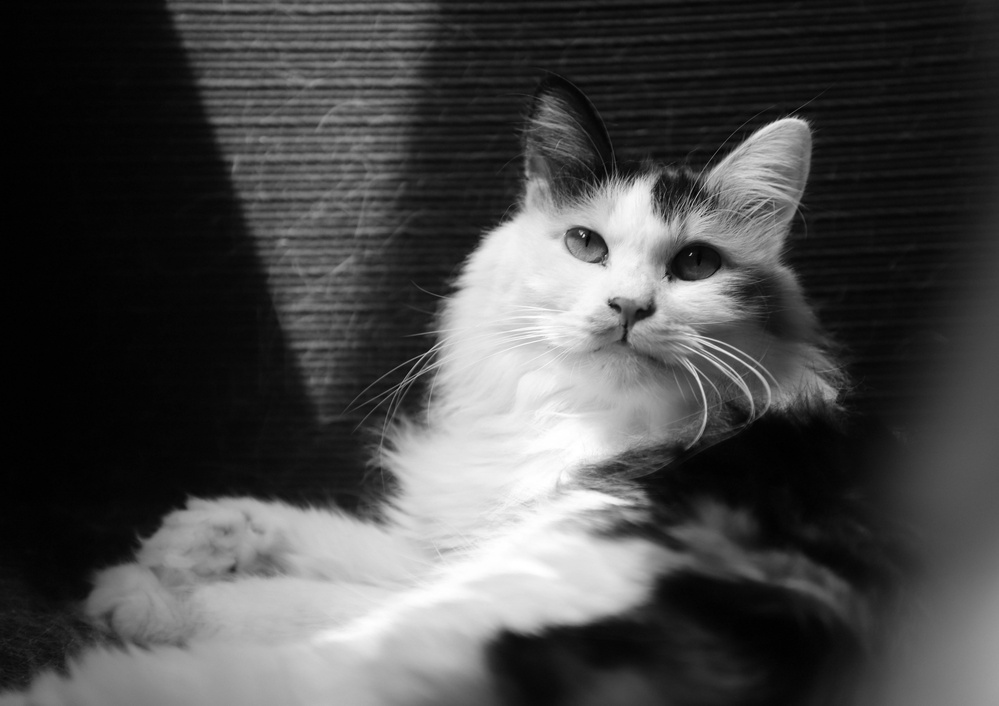
#> input picture imagenes/gr_prof_color/gato2.jpeg, 999 x 706 px, shrunk from 5535 x 3911 before the run, found by its file name
$ jupyter execute --allow-errors primero.ipynb
#> lines starting #> are read from the running program, lines starting #| are printed output that depends on the picture
CAPTURA DE UNA IMAGEN DEL PC

[cell 1]
import cv2 # opencv
import numpy as np
import matplotlib.pyplot as plt
#cargar una imagen

imagen =cv2.imread('imagenes\gr_prof_color\gato2.jpeg')
#> imagen is the input picture: shape (706, 999, 3); min 0, max 255, mean 73.5
imgrgb = cv2.cvtColor(imagen, cv2.COLOR_BGR2RGB)

plt.title('primera imagen')
plt.imshow(imgrgb)
plt.show()

[cell 2]
import cv2
import matplotlib.pyplot as plt
plt.rcParams['figure.figsize']=[8,5]
img=cv2.imread('imagenes\gr_prof_color\gato2.jpeg')
plt.imshow(img)
plt.show()
print('Tamaño de imagen y canales:',img.shape)
#| Tamaño de imagen y canales: (706, 999, 3)

[cell 3]
import cv2
import matplotlib.pyplot as plt
plt.rcParams['figure.figsize']=[10,5]
img=cv2.imread('imagenes\gr_prof_color\gato2.jpeg',cv2.IMREAD_COLOR)
plt.subplot(141)
plt.title('imagen Original')
plt.imshow(cv2.cvtColor(img,cv2.COLOR_BGR2RGB))
plt.subplot(142)
plt.imshow(img[:,:,0],cmap='gray')
plt.title('canal Rojo')
plt.subplot(143)
plt.imshow(img[:,:,1],cmap='gray')
plt.title('canal Verde')
plt.subplot(144)
plt.imshow(img[:,:,2],cmap='gray')
plt.title('canal Azul')

plt.show()

Canales y colores Reales

[cell 4]
import cv2
import matplotlib.pyplot as plt
import numpy as np

plt.rcParams['figure.figsize']=[10,5]
img=cv2.imread('imagenes\gr_prof_color\gato2.jpeg',cv2.IMREAD_COLOR)
img_rgb=cv2.cvtColor(img,cv2.COLOR_BGR2RGB)
r=img[:,:,2]
g=img[:,:,1]
b=img[:,:,0]
r_imgen=np.zeros_like(img_rgb)
r_imgen[:,:,0]=r
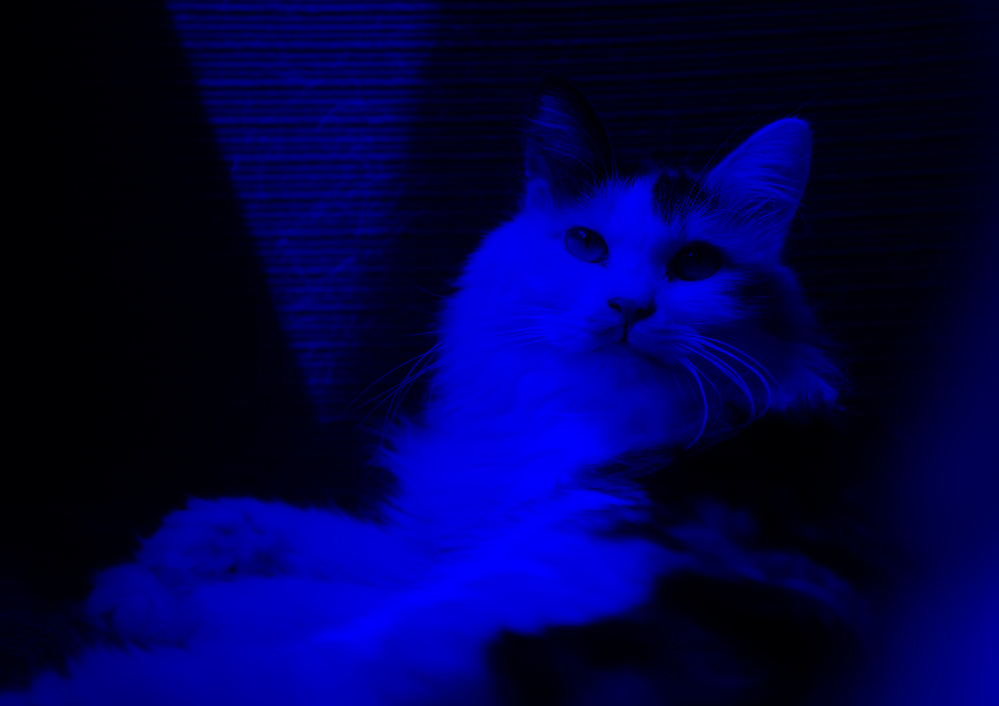
#> r_imgen: shape (706, 999, 3); mean of channels 0, 1, 2 73.5, 0, 0; drawn as B, G, R
g_imgen=np.zeros_like(img_rgb)
g_imgen[:,:,1]=g
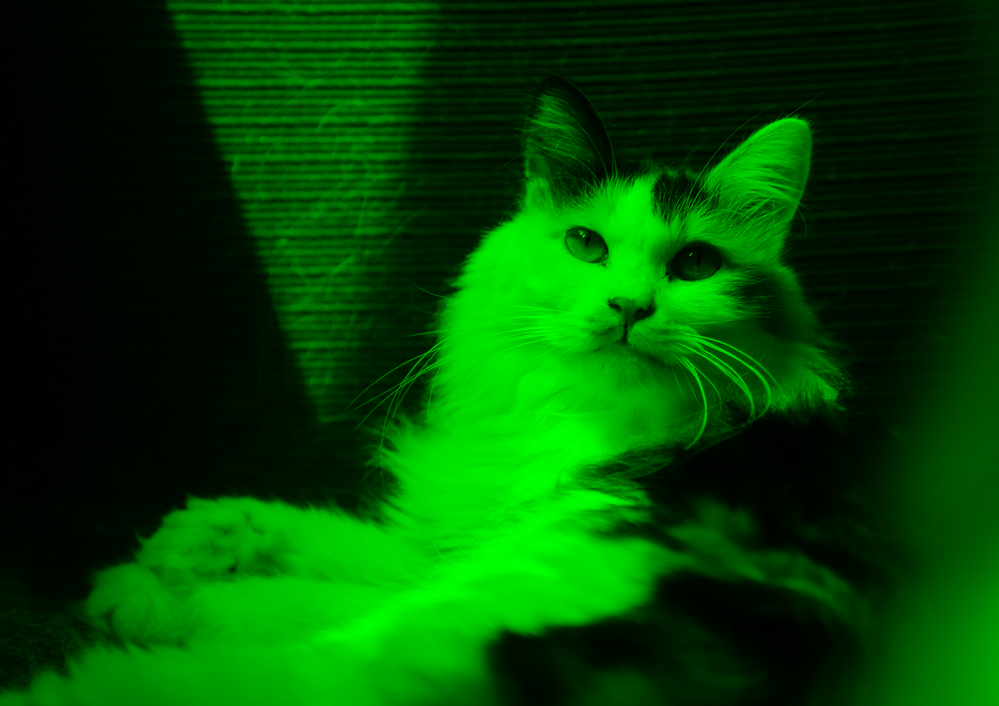
#> g_imgen: shape (706, 999, 3); mean of channels 0, 1, 2 0, 73.5, 0; drawn as B, G, R
b_imgen=np.zeros_like(img_rgb)
b_imgen[:,:,2]=b
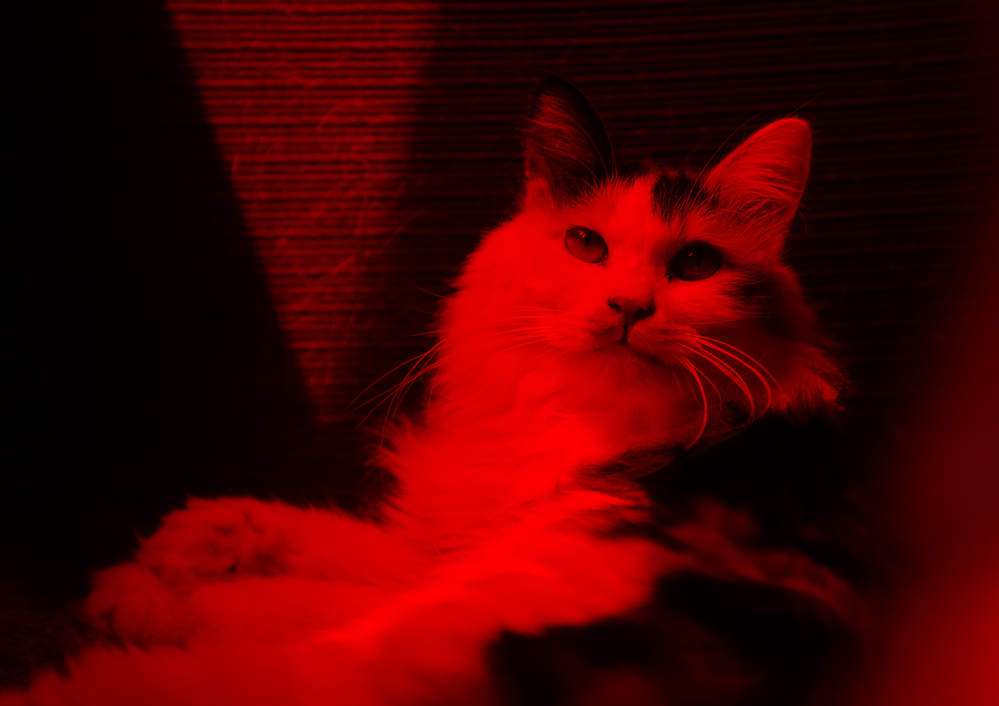
#> b_imgen: shape (706, 999, 3); mean of channels 0, 1, 2 0, 0, 73.5; drawn as B, G, R

plt.subplot(141)
plt.title('Original')
plt.imshow(img_rgb)
plt.axis('off')

plt.subplot(142)
plt.title('CAnal rojo')
plt.imshow(r_imgen)
plt.axis('off')

plt.subplot(143)
plt.title('CAnal Verde')
plt.imshow(g_imgen)
plt.axis('off')

plt.subplot(144)
plt.title('CAnal Azul')
plt.imshow(b_imgen)
plt.axis('off')

plt.show()

Colores Falsos

[cell 5]
import cv2
import matplotlib.pyplot as plt

plt.rcParams['figure.figsize']=[10,5]
img=cv2.imread('imagenes\gr_prof_color\gato2.jpeg',cv2.IMREAD_COLOR)
b,g,r=cv2.split(img)

plt.subplot(141)
plt.title('Original')
plt.imshow(cv2.cvtColor(img,cv2.COLOR_BGR2RGB))
plt.axis('off')

plt.subplot(142)
plt.title('CANAL ROJO')
plt.imshow(r,cmap='Reds')
plt.axis('off')

plt.subplot(143)
plt.title('CANAL VERDE')
plt.imshow(g,cmap='Greens')
plt.axis('off')

plt.subplot(144)
plt.title('CANAL AZUL')
plt.imshow(b,cmap='Blues')
plt.axis('off')
plt.show()

Otro uso de Matpltlib

[cell 6]
import cv2
import matplotlib.pyplot as plt
import numpy as np

img_bgr=cv2.imread('imagenes\gr_prof_color\gato2.jpeg')
img_rgb=cv2.cvtColor(img_bgr,cv2.COLOR_BGR2RGB)
print(f'Alto: {img_bgr.shape[0]}')
#| Alto: 706
print(f'Ancho: {img_bgr.shape[1]}')
#| Ancho: 999
print(f'Canales: {img_bgr.shape[2]}')
#| Canales: 3
fig,axs=plt.subplots(1,4,figsize=(20,5))

axs[0].imshow(img_rgb)
axs[0].set_title('imagen Original')

fig_img=axs[1].imshow(img_rgb[...,0],cmap='gray')
fig.colorbar(fig_img,ax=axs[1],shrink=0.5)
axs[1].set_title('canal rojo')
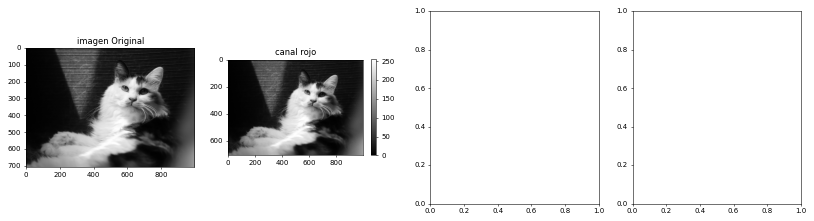
#> figure drawn by matplotlib, 3 panels

[cell 7]
img_rgb[:3,:3,:]

[cell 8]
plt.imshow(img_rgb[:10,:10,:])
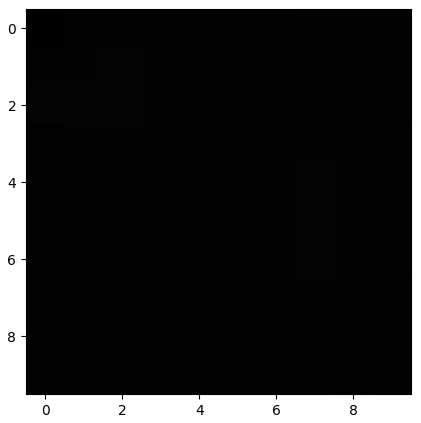
#> figure drawn by matplotlib, 1 panel

[cell 9]
cv2.imwrite('imagenes\gr_prof_color\gato2.jpeg',img_bgr)
plt.imsave('imagen3.png',cv2.cvtColor(img_bgr,cv2.COLOR_BGR2RGB))

CREACION DE UNA IMAGEN

[cell 10]
import matplotlib.pyplot as plt
import cv2
import numpy as np

plt.rcParams['figure.figsize'] = [10,5]
tamanio_imagen=100
R = np.ones((tamanio_imagen,tamanio_imagen))*255
G = np.ones((tamanio_imagen,tamanio_imagen))*120
B = np.ones((tamanio_imagen,tamanio_imagen))*0
imagen= np.dstack((R,G,B))
imagen=np.array(imagen,dtype=int)
plt.figure()
plt.imshow(imagen)
plt.show()
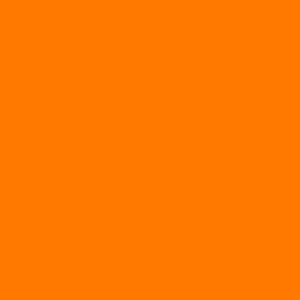
#> shown: shape (100, 100, 3) (shown 3 times larger); mean R, G, B 255, 120, 0

Escala de Grises y profindidad del color

[cell 11]
import matplotlib.pyplot as plt
import cv2
import numpy as np

imagen=cv2.imread('imagenes\gr_prof_color\gato2.jpeg',cv2.IMREAD_GRAYSCALE)
#> imagen: shape (706, 999); min 0, max 255, mean 73.5

img_inicial = imagen.dtype #valor de profundidad de color inicial
print('profundidad del color :',img_inicial)
#| profundidad del color : uint8
img_16bit=np.uint16(imagen)
img_nueva= img_16bit.dtype
print('profundidad de color nueva:', img_nueva)
#| profundidad de color nueva: uint16

RGB a HSV

[cell 12]
import matplotlib.pyplot as plt
import cv2
import numpy as np
fig ,axs = plt.subplots(1,4,figsize=(25,10))
img_bgr=cv2.imread('imagenes\gr_prof_color\gato2.jpeg')
#> img_bgr: shape (706, 999, 3); min 0, max 255, mean 73.5
img_rgb=cv2.cvtColor(img_bgr,cv2.COLOR_BGR2RGB)
hsv= cv2.cvtColor(img_rgb,cv2.COLOR_RGB2HSV)
#> hsv: shape (706, 999, 3); mean H, S, V 0, 0, 73.5

axs[0].imshow(img_rgb)
axs[0].set_title('imagen')

fig_img1= axs[1].imshow(hsv[...,0],cmap='gray',vmin=0,vmax=179)
fig.colorbar(fig_img1,ax=axs[1],shrink=0.3)
axs[1].set_title('canal H')

fig_img2= axs[2].imshow(hsv[...,1],cmap='gray',vmin=0,vmax=255)
fig.colorbar(fig_img2,ax=axs[2],shrink=0.3)
axs[2].set_title('canal S')

fig_img3= axs[3].imshow(hsv[...,2],cmap='gray',vmin=0,vmax=255)
fig.colorbar(fig_img3,ax=axs[3],shrink=0.3)
axs[3].set_title('canal V')
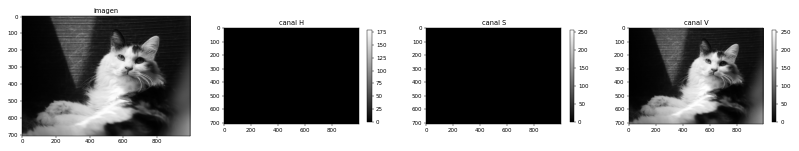
#> figure drawn by matplotlib, 7 panels

[cell 13]
import numpy as np
Imagen = cv2.imread('imagenes\gr_prof_color\gato2.jpeg')
img= cv2.cvtColor(Imagen, cv2.COLOR_BGR2RGB)
def RGB2HSV(img):
    img = img.astype(np.float32)
    img = img/255.
    new_img = np.zeros_like(img)

    maxChannel = np.argmax(img,axis=2)
#> maxChannel: shape (706, 999) int64; every value is 0
    maxValue = np.amax(img,axis=2)
    minChannel = np.argmin(img,axis=2)
    minValue = np.amin(img,axis=2)
    #value
    new_img[...,2] = maxValue

    #saturation
    for i in range(img.shape[0]):
        for j in range(img.shape[1]):
            if maxValue[i,j]==0:
                new_img[i,j,1] = 0
            elif maxValue[i,j] != 0:
                new_img[i,j,1] = (new_img[i,j,2]-minValue[i,j])/new_img[i,j,2]

    #hue
    for i in range(img.shape[0]):
        for j in range(img.shape[1]):
            if sum(img[i,j,...])/3 == img[i,j,0]:
                new_img[i,j,0] = 0
            elif maxChannel[i,j] == 0: #R
                new_img[i,j,0] = 60 * ((img[i,j,1]-img[i,j,2])/(new_img[i,j,2]-minValue[i,j]))
            elif maxChannel[i,j] == 1: #G
                new_img[i,j,0] = 120 + 60 * (img[i,j,2]-img[i,j,0])/(new_img[i,j,2]-minValue[i,j])
            elif maxChannel[i,j] == 2: #B
                new_img[i,j,0] = 240 + 60 * (img[i,j,0]-img[i,j,1])/(new_img[i,j,2]-minValue[i,j])

        bol_ind = new_img[...,0] < 0
        new_img[bol_ind,0]   =  new_img[bol_ind,0] + 360
    return new_img

hsv_img =  RGB2HSV(img)
fig, axs = plt.subplots(1,4,figsize=(25,10))
axs[0].imshow(img)
axs[0].set_title('Imagen')
fig_img = axs[1].imshow(hsv_img[...,0],cmap='gray',vmin=0,vmax=360)
fig.colorbar(fig_img, ax=axs[1],shrink=0.3)
axs[1].set_title('Canal Hue')
fig_img = axs[2].imshow(hsv_img[...,1],cmap='gray',vmin=0,vmax=1)
fig.colorbar(fig_img, ax=axs[2],shrink=0.3)
axs[2].set_title('Canal Saturación')
fig_img = axs[3].imshow(hsv_img[...,2],cmap='gray',vmin=0,vmax=1)
fig.colorbar(fig_img, ax=axs[3],shrink=0.3)
axs[3].set_title('Canal Value');
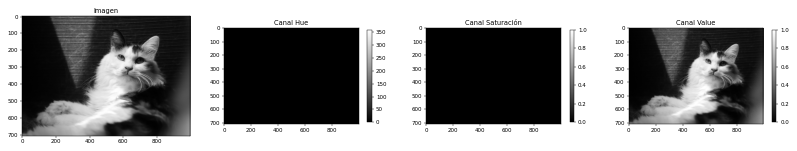
#> figure drawn by matplotlib, 7 panels

hsv 2 rgb

[cell 14]
def HSV2RGB(img):
    new_img = np.zeros_like(img)

    C = img[...,2]*img[...,1]
#> C: shape (706, 999) float32; every value is 0
    X = C*(1-abs((img[...,0]/60)%2-1))
    m = img[...,2]-C

    for i in range(img.shape[0]):
        for j in range(img.shape[1]):
            h = img[i,j,0]
            if 0 <= h and h < 60:
                new_img[i,j] = C[i,j],X[i,j],0
            elif 60 <= h and h < 120:
                new_img[i,j] = X[i,j],C[i,j],0
            elif 120 <= h and h < 180:
                new_img[i,j] = 0,C[i,j],X[i,j]
            elif 180 <= h and h < 240:
                new_img[i,j] = 0,X[i,j],C[i,j]
            elif 240 <= h and h < 300:
                new_img[i,j] = X[i,j],0,C[i,j]
            elif 300 <= h and h < 360:
                new_img[i,j] = C[i,j],0,X[i,j]
#> new_img: shape (706, 999, 3) float32; every value is 0
    new_img[...,0] = (new_img[...,0]+m)*255
    new_img[...,1] = (new_img[...,1]+m)*255
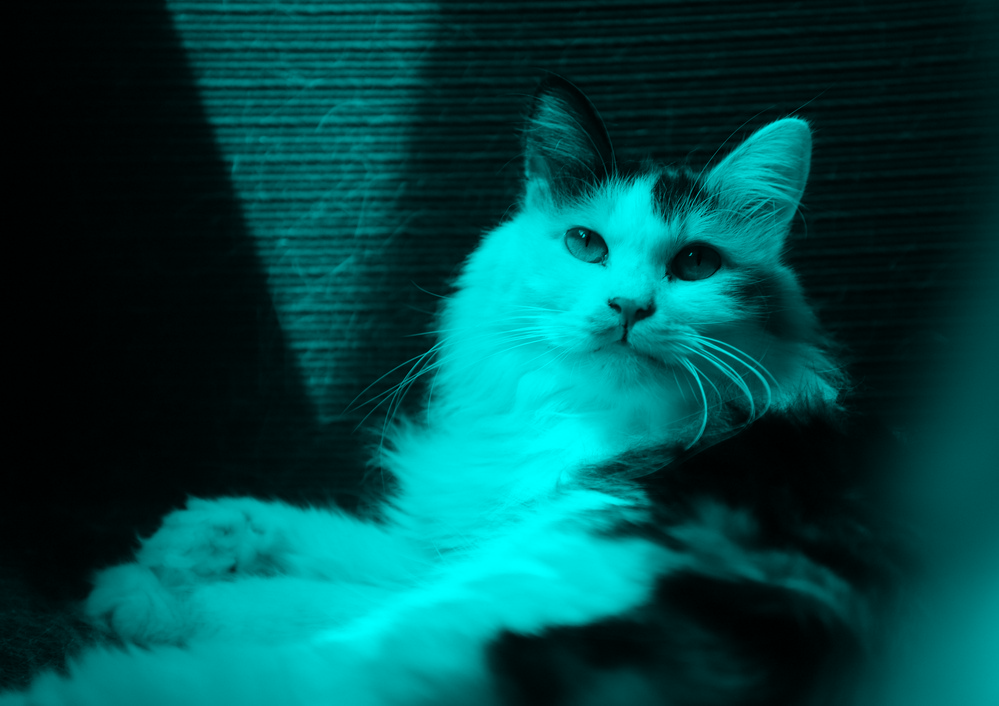
#> new_img: shape (706, 999, 3) float32; mean of channels 0, 1, 2 73.5, 73.5, 0; drawn as B, G, R
    new_img[...,2] = (new_img[...,2]+m)*255
    new_img = new_img.astype(int)
    return new_img
rgb_img =   HSV2RGB(hsv_img)
fig, axs = plt.subplots(1,4,figsize=(25,10))

axs[0].imshow(img)
axs[0].set_title('Imagen')


fig_img = axs[1].imshow(rgb_img[...,0],cmap='gray',vmin=0,vmax=255)
fig.colorbar(fig_img, ax=axs[1],shrink=0.3)
axs[1].set_title('Canal Rojo')


fig_img = axs[2].imshow(rgb_img[...,1],cmap='gray',vmin=0,vmax=255)
fig.colorbar(fig_img, ax=axs[2],shrink=0.3)
axs[2].set_title('Canal Verde')


fig_img = axs[3].imshow(rgb_img[...,2],cmap='gray',vmin=0,vmax=255)
fig.colorbar(fig_img, ax=axs[3],shrink=0.3)
axs[3].set_title('Canal Azul');
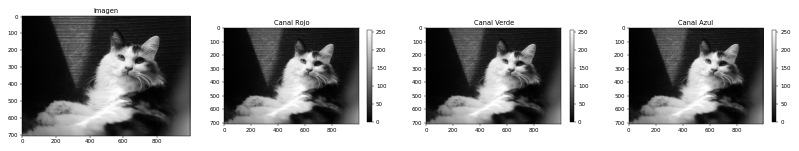
#> figure drawn by matplotlib, 7 panels
